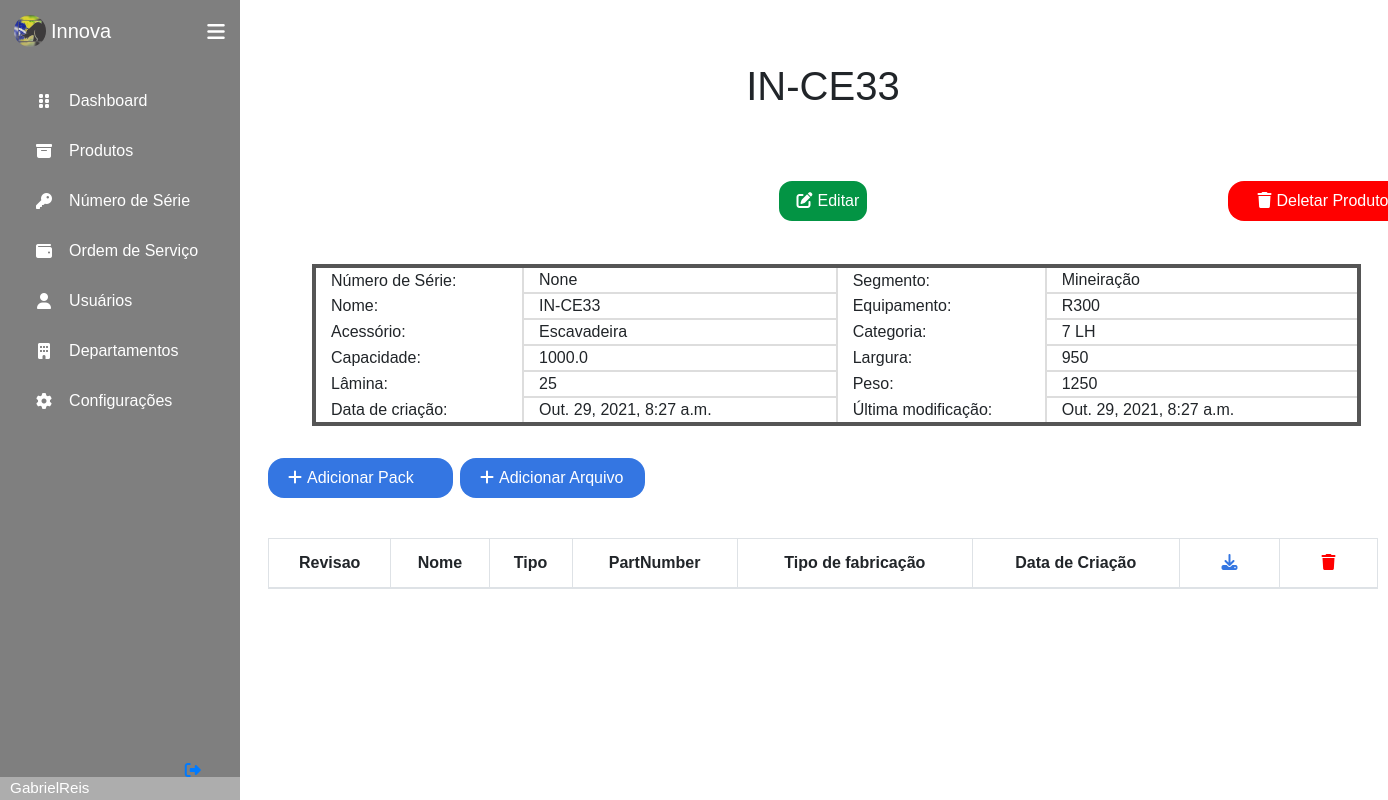
The app's page /products/product/16 (signed in) with its own data.
### produtos/models.py (models this page shows, shortened)
class Produto(models.Model):
    segmento = (
        ('A', 'Agrícola'),
        ('C', 'Construção'),
        ('F', 'Florestal'),
        ('I', 'Industrial'),
        ('U', 'Automotiva'),
        ('M', 'Mineração'),
    )
    tipoProduto = (
        ('AC', 'Acessório'),
        ('CC', 'Carregadeira'),
        ('CD', 'Chapa de desgaste'),
        ('CB', 'Chock bar'),
        ('DF', 'Dispositivos e ferramentas'),
        ('ER', 'Engate rápido'),
        ('CE', 'Escavadeira'),
        ('FP', 'Ferramenta de penetração de solo'),
        ('GA', 'Garfo'),
        ('CG', 'Graniteira'),
        ('LA', 'Lâmina'),
        ('LN', 'Lança'),
        ('RI', 'Ripper'),
        ('SG', 'Segmento'),
        ('VA', 'Vala'),
        ('SE', 'Serviço'),
    )
    classeProduto = (
        ('6 SW', '6 SW'),
        ('6 LH', '6 LH'),
        ('7 SW', '7 SW'),
        ('7 LH', '7 LH'),
        ('7S SW', '7S SW'),
        ('7S LH', '7S LH'),
        ('8 SW', '8 SW'),
        ('8 LH', '8 LH'),
        ('9 SW', '9 SW'),
        ('9 LH', '9 LH'),
        ('9S SW', '9S SW'),
        ('9S LH', '9S LH'),
    )
    dureza = (
        ('GD', 'Geral'),
        ('HD', 'Pesada'),
        ('SD', 'Severa'),
        ('XD', 'Extrema'),
    )
    segmento = CharField(max_length=30, choices=segmento, null=True)
    nome = CharField(max_length=30, null=True)
    equipamento = CharField(max_length=10, null=True)
    capacidade = FloatField(null=True)
    largura = IntegerField(null=True)
    lamina = IntegerField(null=True)
    peso = IntegerField(null=True)
    codigo = CharField(max_length=2, choices=tipoProduto, null=True)
    categoria = CharField(max_length=5, choices=classeProduto, null=True)
    classeAplicacao = CharField(max_length=2, choices=dureza, null=True)
    dateCriacao = DateTimeField(auto_now_add=True)
    dateUpdate = DateTimeField(auto_now=True)
    numeroSerie = ForeignKey(NumeroSerie, null = True, on_delete=CASCADE)
    responsavel = ForeignKey(Colaborador, null=True, on_delete=SET_NULL)

### produtos/views.py (the view)
# urls.py: path('product/<int:id>', views.ViewProduct, name = 'View_Product'),
def ViewProduct(request, id):
    context = []
    items = Item.objects.all().filter(produto_id = id).order_by('-revisao')
    files = Arquivo.objects.all().filter(produto_id = id).order_by('-revisao')
    product = get_object_or_404(Produto, id = id)
    context = {
        'product': product,
        'items': items,
        'files': files,
    }
    return render(request, 'produtos/Product.html', context)

### templates/produtos/Product.html (shortened to what this page needs)
{% extends 'base.html' %}
{% block content %}
<div class="title">
    <h1>{{ product.nome }}</h1>
</div>
<div class="container" id="edit-container">
    <a href="{% url 'products:Update_Product' product.id %}" class="edit-product">
        <div class="edit-div">
            <i class="fas fa-edit"></i>Editar
        </div>
    </a>
    <a href="{% url 'products:Delete_Product' product.id %}" class="del-product">
        <div class="col-2 del-product-div">
            <i class="fas fa-trash del-product-button"></i>Deletar Produto
        </div>
    </a>
</div>
<table class="product-table">
    <tbody>
        <tr>
            <td class=" col-2 product-item-title">
                Número de Série:
            </td>
            <td class="col-3 product-item">
                {{ product.numeroSerie }}
            </td>
            <td class="col-2 product-item-title">
                Segmento:
            </td>
            <td class="col-3 product-item">
                {% if product.segmento == 'A' %}
                    Agrícola
                {% elif product.segmento == 'C' %}
                    Construção
                {% elif product.segmento == 'F' %}
                    Florestal
                {% elif product.segmento == 'I' %}
                    Indústria
                {% elif product.segmento == 'U' %}
                    Indústria Automotiva
                {% elif product.segmento == 'M' %}
                    Mineiração
                {% endif %}
            </td>
        </tr>
        <tr>
            <td class="col-2 product-item-title">
                Nome:
            </td>
            <td class="col-3 product-item">
                {{ product.nome }}
            </td>
            <td class="col-2 product-item-title">
                Equipamento:
            </td>
            <td class="col-3 product-item">
                {{ product.equipamento }}
            </td>
        </tr>
        <tr>
            <td class="col-2 product-item-title">
                Acessório:
            </td>
            <td class="col-3 product-item">
                {% if product.codigo == 'AC' %}
                    Acessório
                {% elif product.codigo == 'CC' %}
                    Carregadeira
                {% elif product.codigo == 'CD' %}
                    Chapa de desgaste
                {% elif product.codigo == 'CB' %}
                    Chock Bar
                {% elif product.codigo == 'DF' %}
                    Dispositivos e ferramentas
                {% elif product.codigo == 'ER' %}
                    Engate rápido
                {% elif product.codigo == 'CE' %}
                    Escavadeira
                {% elif product.codigo == 'FP' %}
                    Ferramenta de penetração de solo
                {% elif product.codigo == 'GA' %}
                    Garfo
                {% elif product.codigo == 'CG' %}
                    Graniteira
                {% elif product.codigo == 'LA' %}
                    Lâmina
                {% elif product.codigo == 'LN' %}
                    Lança
                {% elif product.codigo == 'RI' %}
                    Ripper
                {% elif product.codigo == 'SG' %}
                    Segmento
                {% elif product.codigo == 'VA' %}
                    Vala
                {% elif product.codigo == 'SE' %}
                    Serviço
                {% endif %}
            </td>
            <td class="col-2 product-item-title">
                Categoria:
            </td>
            <td class="col-3 product-item">
                {{ product.categoria }}
            </td>
        </tr>
        <tr>
            <td class="col-2 product-item-title">
                Capacidade:
            </td>
            <td class="col-2 product-item">
                {{ product.capacidade }}
            </td>
            <td class="col-2 product-item-title ">
                Largura:
            </td>
            <td class="col-2 product-item">
                {{ product.largura }}
            </td>
        </tr>
        <tr>
            <td class="col-2 product-item-title">
                Lâmina:
            </td>
            <td class="col-2 product-item">
                {{ product.lamina }}
            </td>
            <td class="col-2 product-item-title">
                Peso:
            </td>
            <td class="col-2 product-item">
                {{ product.peso }}
            </td>
        </tr>
        <tr>
            <td class="col-2 product-item-title">
                Data de criação:
            </td>
            <td class="col-2 product-item">
                {{ product.dateCriacao }}
            </td>
            <td class="col-2 product-item-title">
                Última modificação:
            </td>
            <td class="col-2 product-item">
                {{ product.dateUpdate }}
            </td>
        </tr>
    </tbody>
</table>
<div class="container add">
    <a href="{% url 'products:New_Item' %}" class="add-item">
        <div class="col-2 item-div">
            <i class="fas fa-plus add-item-button"></i>Adicionar Pack
        </div>
    </a>
</div>
<div class="container">
    <a href="{% url 'products:New_File' %}" class="add-file">
        <div class="col-2 file-div">
            <i class="fas fa-plus add-file-button"></i>Adicionar Arquivo
        </div>
    </a>
</div>
<div class="container table-items">
    <table class="table table-striped table-hover table-bordered">
        <thead>
            <tr>
                <th scope="col">Revisao</th>
                <th scope="col">Nome</th>
                <th scope="col">Tipo</th>
                <th scope="col">PartNumber</th>
                <th scope="col">Tipo de fabricação</th>
                <th scope="col">Data de Criação</th>
                <th scope="col">
                    <div class="col download-div">
                        <i class="fas fa-download download-button"></i>
                    </div>
                </th>
                <th scope="col">
                    <div class="col del-div">
                        <i class="fas fa-trash del-button"></i>
                    </div>
                </th>
            </tr>
        </thead>
    </table>
</div>
{% endblock %}

### templates/base.html (shortened to what this page needs)
{% load static %}
<!DOCTYPE html>
<html lang="pt-br">
<head>
    <link rel="stylesheet" href="{% static 'css/style.css' %}">
    <link rel="stylesheet" href="{% static 'css/bs/bootstrap.css' %}">
</head>
<body>
    {% if user.is_authenticated %}
    <div class="sidebar">
        <div class="logo_content">
            <div class="logo">
                <img src="{% static 'img/logo-base.png' %}" class="img-base"/>
                <div class="logo_name">Innova</div>
            </div>
            <i class="fas fa-bars" id="btn-menu"></i>
        </div>
        <ul class="nav_list">
            <li>
                <a href="{%url 'main:Home_Main'%}">
                    <i class="fas fa-grip-vertical"></i>
                    <span class="link_name">Dashboard</span>
                </a>
            </li>
            <li>
                <a href="{%url 'products:Home_Products'%}">
                    <i class="fas fa-archive"></i>
                    <span class="link_name">Produtos</span>
                </a>
            </li>
            <li>
                <a href="{%url 'products:Serial_Number'%}">
                    <i class="fas fa-key"></i>
                    <span class="link_name">Número de Série</span>
                </a>
            </li>
            <li>
                <a href="#">
                    <i class="fas fa-wallet"></i>
                    <span class="link_name">Ordem de Serviço</span>
                </a>
            </li>
            <li>
                <a href="{%url 'colaborators:Home_Colaborator'%}">
                    <i class="fas fa-user"></i>
                    <span class="link_name">Usuários</span>
                </a>
            </li>
            <li>
                <a href="{%url 'departments:Home_Departments'%}">
                    <i class="fas fa-building"></i>
                    <span class="link_name">Departamentos</span>
                </a>
            </li>
            <li>
                <a href="#">
                    <i class="fas fa-cog"></i>
                    <span class="link_name">Configurações</span>
                </a>
            </li>
        </ul>
        <div class="profile_content">
            <div class="profile">
                <div class="profile_details">
                    <div class="name_job">
                        <div class="name">{{ user.username }}</div>
                    </div>
                </div>
                <a href="{%url 'logout'%}">
                    <i class="fas fa-sign-out-alt" id="logout"></i>
                </a>
            </div>
        </div>
    </div>
    {% endif %}
    <div class="home_content">
        {% block content %}
        {% endblock %}
    </div>
</body>
</html>

### static/css/style.css (style rules this page uses)
* { margin: 0; padding: 0; box-sizing: border-box; font-family: sans-serif; }
body { position: relative; min-height: 100vh; width: 100%; overflow: auto; }
.sidebar { position: fixed; top: 0; left: 0; height: 100%; width: 15em; background: #7F7F7F; padding: 0.37em 0.88em; }
.sidebar .logo_content .logo { color: #fff; display: flex; height: 3.13em; width: 100%; align-items: center; }
.logo_content .img-base { border-radius: 50%; margin-right: 0.31em; }
.logo_content .logo .logo_name { font-size: 1.25em; font-weight: 400; }
.sidebar #btn-menu { position: absolute; color: #fff; left: 90%; top: 0.37em; font-size: 1.25em; height: 3.13em; width: 3.13em; text-align: center; line-height: 2.5em; transform: translateX(-50%); }
.sidebar ul { margin-top: 1.25em; }
.sidebar ul li { position: relative; height: 3.13em; width: 100%; margin: 0 0.31em; list-style: none; line-height: 3.13em; }
.sidebar ul li a { color: #fff; display: flex; align-items: center; text-decoration: none; transition: all 0.4s ease; border-radius: 0.75em; }
.sidebar ul li a i { height: 3.13em; min-width: 3.13em; border-radius: 0.75em; line-height: 3.13em; text-align: center; }
.sidebar .profile_content { position: absolute; color: #fff; bottom: 0; left: 0; width: 100%; }
.profile_content .profile .profile_details { display: flex; align-items: center; background: #ADADAD; }
.profile .profile_details .name_job { margin-left: 0.63em; }
.profile .profile_details .name { font-size: 0.95em; font-weight: 400; }
.profile #logout { position: absolute; left: 88%; bottom: 0.31em; transform: translateX(-50%); min-width: 3.3em; line-height: 3.13em; font-size: 1.25; border-radius: 0.75em; }
.home_content { top: 2em; position: absolute; height: 95%; width: 84%; left: 15em; }
.title { font-size: 1.5em !important; padding: 30px; position: relative; text-align: center; }
h1 { padding-bottom: 0.75em; }
.table { text-align: center; margin-right: 0; }
#edit-container { width: 100% !important; text-align: center; }
a.edit-product { width: 6.5em; }
.edit-div { background-color: #039444; cursor: pointer; color: #fff; display: inline-block; padding: 0.5em; border: 0.2em solid #fff; border-radius: 1em; }
.fas.fa-edit { color: #fff; margin-right: 5px; margin-left: 10px; }
.del-product-div { display: inline-block; background-color: #ff0000; cursor: pointer; color: #fff; padding: 0.5em; bottom: 2.7em; margin-left: 60em; border-radius: 1em; }
.product-table { position: relative; margin-left: 4.5em; width: 90%; border: solid 4px #555; }
.product-item { border: solid 2px #ddd; }
.add { margin-top: 2em; }
.item-div { background-color: #3476e2; cursor: pointer; display: inline-block; color: #fff; padding: 0.5em; border-radius: 1em; }
.file-div { background-color: #3476e2; cursor: pointer; color: #fff; bottom: 2.5em; padding: 0.5em; margin-left: 12em; border-radius: 1em; display: inline-block; }
.fas.fa-plus.add-item-button, .fas.fa-plus.add-file-button, .fas.fa-trash.del-product-button { margin-right: 5px; margin-left: 5px; }
.download-div { color: #3476e2; }
.del-div { color: #ff0000; }
.table-items { padding-bottom: 1em; }

### records on screen
Produto: nome "IN-CE33", numeroSerie "None", equipamento "R300", categoria "7 LH", capacidade "1000.0", largura "950", lamina "25", peso "1250", dateCriacao "Out. 29, 2021, 8:27 a.m.", dateUpdate "Out. 29, 2021, 8:27 a.m."

### other values on screen
{{ user.username }} "GabrielReis"
